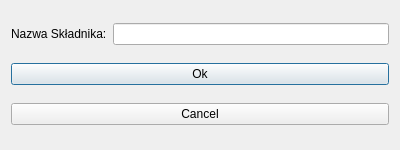
<?xml version="1.0" encoding="UTF-8"?>
<ui version="4.0">
 <class>RemoveIngredients</class>
 <widget class="QDialog" name="RemoveIngredients">
  <property name="geometry">
   <rect>
    <x>0</x>
    <y>0</y>
    <width>400</width>
    <height>150</height>
   </rect>
  </property>
  <property name="windowTitle">
   <string>Dialog</string>
  </property>
  <layout class="QGridLayout" name="gridLayout">
   <item row="0" column="0">
    <widget class="QLabel" name="label">
     <property name="text">
      <string>Nazwa Składnika:</string>
     </property>
    </widget>
   </item>
   <item row="0" column="1">
    <widget class="QLineEdit" name="ingrNameLineEdit"/>
   </item>
   <item row="1" column="0" colspan="2">
    <widget class="QPushButton" name="okButton">
     <property name="text">
      <string>Ok</string>
     </property>
    </widget>
   </item>
   <item row="2" column="0" colspan="2">
    <widget class="QPushButton" name="cancelButton">
     <property name="text">
      <string>Cancel</string>
     </property>
    </widget>
   </item>
  </layout>
 </widget>
 <resources/>
 <connections/>
</ui>
